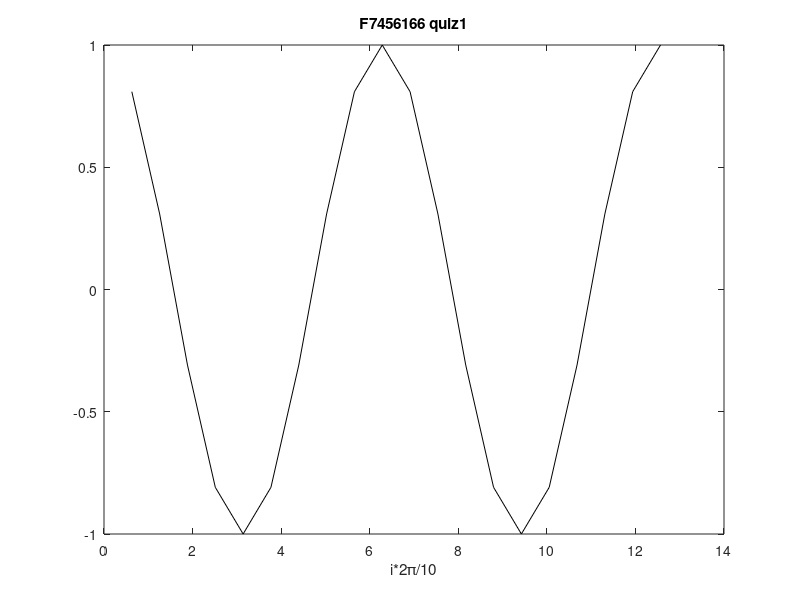
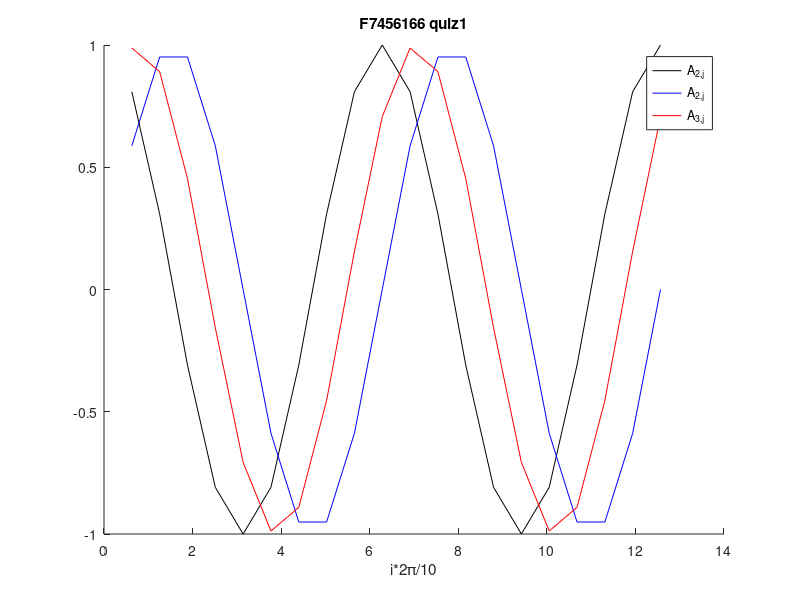

The MATLAB source for these figures, in order:
a(4,20) = 0;
for i = 1:1:20
    a(1,i) = i*2*pi/10;
    a(2,i) = cos(a(1,i));
    a(3,i) = sin(a(1,i));
    a(4,i) = 1/2^0.5*(a(2,i)+a(3,i));
    disp(a(:,10));
end
x1 = a(1,:);
y1 = a(2,:);
y2 = a(3,:);
y3 = a(4,:);
figure(1);plot(x1,y1,'k');
title('F7456166 quiz1');
xlabel('i*2\pi/10');
figure(2);
hold on
plot(x1,y1,'k');
plot(x1,y2,'b');
plot(x1,y3,'r');
legend('A_2_,_j','A_2_,_j','A_3_,_j');
xlabel('i*2\pi/10');
hold off
title('F7456166 quiz1');
return